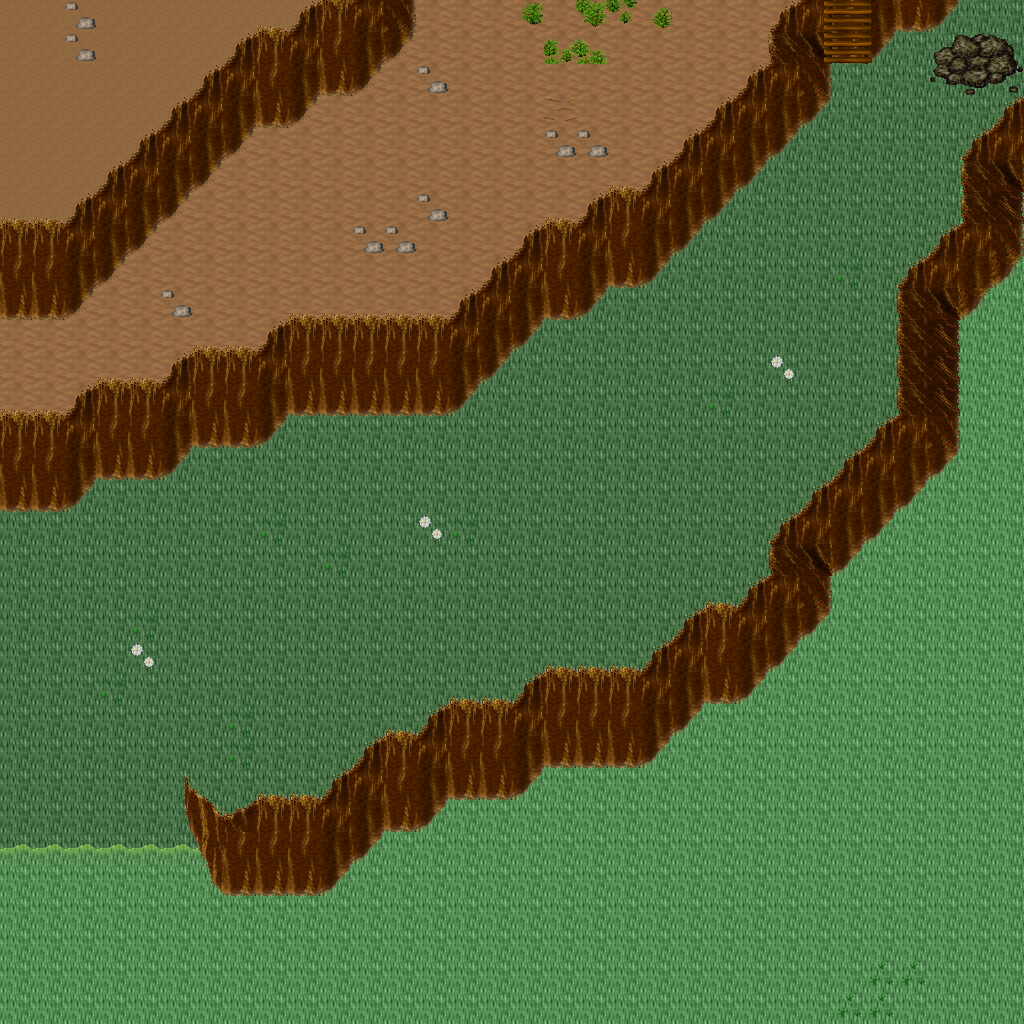

This is a level from a 2D game, rendered from its Tiled map with the project's own tilesets. A one-line summary and the map file follow, with tile-layer data summarised:
An orthogonal 32x32 tile map with 32x32 px tiles, 5 tile layers (Ground, Objects, Objects2, Above, ...), 1 hidden layer not drawn, 44 tilesets.

<map version="1.10" tiledversion="1.11.0" orientation="orthogonal" renderorder="right-down" width="32" height="32" tilewidth="32" tileheight="32" infinite="0" nextlayerid="11" nextobjectid="1">
 <tileset firstgid="1" name="logic_item_mushroom" tilewidth="32" tileheight="32" tilecount="6" columns="6">
  <image source="../drawable/logic_item_mushroom.png" width="192" height="32" />
 </tileset>
 <tileset firstgid="7" name="plant_tree_chestnut_tree" tilewidth="32" tileheight="32" tilecount="20" columns="4">
  <image source="../drawable/plant_tree_chestnut_tree.png" width="128" height="160" />
 </tileset>
 <tileset firstgid="27" name="plant_tree_oak_tree" tilewidth="32" tileheight="32" tilecount="20" columns="4">
  <image source="../drawable/plant_tree_oak_tree.png" width="128" height="160" />
 </tileset>
 <tileset firstgid="47" name="building_fence_stone_fence_white" tilewidth="32" tileheight="32" tilecount="9" columns="3">
  <image source="../drawable/building_fence_stone_fence_white.png" width="96" height="96" />
 </tileset>
 <tileset firstgid="56" name="building_gnome_homes" tilewidth="32" tileheight="32" tilecount="48" columns="6">
  <image source="../drawable/building_gnome_homes.png" width="192" height="256" />
 </tileset>
 <tileset firstgid="104" name="logic_creature_gnome" tilewidth="32" tileheight="32" tilecount="6" columns="6">
  <image source="../drawable/logic_creature_gnome.png" width="192" height="32" />
 </tileset>
 <tileset firstgid="110" name="logic_item_vegetable" tilewidth="32" tileheight="32" tilecount="16" columns="8">
  <image source="../drawable/logic_item_vegetable.png" width="256" height="64" />
 </tileset>
 <tileset firstgid="126" name="plant_stump_small_stump" tilewidth="32" tileheight="32" tilecount="4" columns="2">
  <image source="../drawable/plant_stump_small_stump.png" width="64" height="64" />
 </tileset>
 <tileset firstgid="130" name="object_birds" tilewidth="32" tileheight="32" tilecount="4" columns="2">
  <image source="../drawable/object_birds.png" width="64" height="64" />
 </tileset>
 <tileset firstgid="134" name="ground_earth_edges" tilewidth="32" tileheight="32" tilecount="18" columns="6">
  <image source="../drawable/ground_earth_edges.png" width="192" height="96" />
 </tileset>
 <tileset firstgid="152" name="ground_grass_corners" tilewidth="32" tileheight="32" tilecount="24" columns="6">
  <image source="../drawable/ground_grass_corners.png" width="192" height="128" />
 </tileset>
 <tileset firstgid="176" name="building_fence_fence_chunky" tilewidth="32" tileheight="32" tilecount="21" columns="3">
  <image source="../drawable/building_fence_fence_chunky.png" width="96" height="224" />
 </tileset>
 <tileset firstgid="197" name="plant_bush_hosta" tilewidth="32" tileheight="32" tilecount="9" columns="3">
  <image source="../drawable/plant_bush_hosta.png" width="96" height="96" />
 </tileset>
 <tileset firstgid="206" name="plant_tree_maple_tree" tilewidth="32" tileheight="32" tilecount="72" columns="8">
  <image source="../drawable/plant_tree_maple_tree.png" width="256" height="288" />
 </tileset>
 <tileset firstgid="278" name="ground_ground" tilewidth="32" tileheight="32" tilecount="33" columns="3">
  <image source="../drawable/ground_ground.png" width="96" height="352" />
 </tileset>
 <tileset firstgid="311" name="ground_ground_2" tilewidth="32" tileheight="32" tilecount="4" columns="4">
  <image source="../drawable/ground_ground_2.png" width="128" height="32" />
 </tileset>
 <tileset firstgid="315" name="ground_ridge_earth_dark" tilewidth="32" tileheight="32" tilecount="96" columns="12">
  <image source="../drawable/ground_ridge_earth_dark.png" width="384" height="256" />
 </tileset>
 <tileset firstgid="411" name="plant_grasses" tilewidth="32" tileheight="32" tilecount="6" columns="3">
  <image source="../drawable/plant_grasses.png" width="96" height="64" />
 </tileset>
 <tileset firstgid="417" name="ground_grass_edges" tilewidth="32" tileheight="32" tilecount="36" columns="12">
  <image source="../drawable/ground_grass_edges.png" width="384" height="96" />
 </tileset>
 <tileset firstgid="453" name="ground_green_paving" tilewidth="32" tileheight="32" tilecount="18" columns="3">
  <image source="../drawable/ground_green_paving.png" width="96" height="192" />
 </tileset>
 <tileset firstgid="471" name="ground_rock_pebbles" tilewidth="32" tileheight="32" tilecount="3" columns="1">
  <image source="../drawable/ground_rock_pebbles.png" width="32" height="96" />
 </tileset>
 <tileset firstgid="474" name="plant_flower_daisy_white" tilewidth="32" tileheight="32" tilecount="8" columns="2">
  <image source="../drawable/plant_flower_daisy_white.png" width="64" height="128" />
 </tileset>
 <tileset firstgid="482" name="plant_flower_daisy_blue" tilewidth="32" tileheight="32" tilecount="8" columns="2">
  <image source="../drawable/plant_flower_daisy_blue.png" width="64" height="128" />
 </tileset>
 <tileset firstgid="490" name="ground_ladder_vertical_dark" tilewidth="32" tileheight="32" tilecount="3" columns="3">
  <image source="../drawable/ground_ladder_vertical_dark.png" width="96" height="32" />
 </tileset>
 <tileset firstgid="493" name="plant_tree_tree_darkgreen" tilewidth="32" tileheight="32" tilecount="88" columns="8">
  <image source="../drawable/plant_tree_tree_darkgreen.png" width="256" height="352" />
 </tileset>
 <tileset firstgid="581" name="ground_rock_rock_cluster" tilewidth="32" tileheight="32" tilecount="6" columns="3">
  <image source="../drawable/ground_rock_rock_cluster.png" width="96" height="64" />
 </tileset>
 <tileset firstgid="587" name="ground_grass_corners" tilewidth="32" tileheight="32" tilecount="24" columns="6">
  <image source="../drawable/ground_grass_corners.png" width="192" height="128" />
 </tileset>
 <tileset firstgid="611" name="plant_bush_bushes" tilewidth="32" tileheight="32" tilecount="10" columns="5">
  <image source="../drawable/plant_bush_bushes.png" width="160" height="64" />
 </tileset>
 <tileset firstgid="621" name="plant_vine" tilewidth="32" tileheight="32" tilecount="3" columns="1">
  <image source="../drawable/plant_vine.png" width="32" height="96" />
 </tileset>
 <tileset firstgid="624" name="ground_ladder_horizontal_dark" tilewidth="32" tileheight="32" tilecount="3" columns="1">
  <image source="../drawable/ground_ladder_horizontal_dark.png" width="32" height="96" />
 </tileset>
 <tileset firstgid="627" name="logic_collision" tilewidth="32" tileheight="32" tilecount="1" columns="1">
  <image source="../drawable/logic_collision.png" width="32" height="32" />
 </tileset>
 <tileset firstgid="628" name="plant_tree_fir_trees" tilewidth="32" tileheight="32" tilecount="24" columns="6">
  <image source="../drawable/plant_tree_fir_trees.png" width="192" height="128" />
 </tileset>
 <tileset firstgid="652" name="plant_mosses" tilewidth="32" tileheight="32" tilecount="16" columns="4">
  <image source="../drawable/plant_mosses.png" width="128" height="128" />
 </tileset>
 <tileset firstgid="668" name="plant_mushroom3" tilewidth="32" tileheight="32" tilecount="2" columns="2">
  <image source="../drawable/plant_mushroom3.png" width="64" height="32" />
 </tileset>
 <tileset firstgid="670" name="building_wizards_tower" tilewidth="32" tileheight="32" tilecount="252" columns="9">
  <image source="../drawable/building_wizards_tower.png" width="288" height="896" />
 </tileset>
 <tileset firstgid="922" name="plant_tree_evergreen" tilewidth="32" tileheight="32" tilecount="36" columns="3">
  <image source="../drawable/plant_tree_evergreen.png" width="96" height="384" />
 </tileset>
 <tileset firstgid="958" name="logic_portal" tilewidth="32" tileheight="32" tilecount="24" columns="8">
  <image source="../drawable/logic_portal.png" width="256" height="96" />
 </tileset>
 <tileset firstgid="982" name="logic_protection" tilewidth="32" tileheight="32" tilecount="2" columns="2">
  <image source="../drawable/logic_protection.png" width="64" height="32" />
 </tileset>
 <tileset firstgid="984" name="logic_item_herb" tilewidth="32" tileheight="32" tilecount="5" columns="5">
  <image source="../drawable/logic_item_herb.png" width="160" height="32" />
 </tileset>
 <tileset firstgid="989" name="plant_bush_large_green" tilewidth="32" tileheight="32" tilecount="9" columns="3">
  <image source="../drawable/plant_bush_large_green.png" width="96" height="96" />
 </tileset>
 <tileset firstgid="998" name="light_dim_light_5x5" tilewidth="32" tileheight="32" tilecount="25" columns="5">
  <image source="../drawable/light_dim_light_5x5.png" width="160" height="160" />
 </tileset>
 <tileset firstgid="1023" name="furniture_light_small_oil_lamp" tilewidth="32" tileheight="32" tilecount="8" columns="2">
  <image source="../drawable/furniture_light_small_oil_lamp.png" width="64" height="128" />
 </tileset>
 <tileset firstgid="1031" name="item_banners_flag" tilewidth="32" tileheight="32" tilecount="12" columns="3">
  <image source="../drawable/item_banners_flag.png" width="96" height="128" />
 </tileset>
 <tileset firstgid="1043" name="item_flagpole" tilewidth="32" tileheight="32" tilecount="3" columns="1">
  <image source="../drawable/item_flagpole.png" width="32" height="96" />
 </tileset>
 <layer id="1" name="Ground" width="32" height="32">
  <data>[1024 cells, 1024 non-empty, 4 distinct tile ids]</data>
 </layer>
 <layer id="2" name="Objects" width="32" height="32">
  <data>[1024 cells, 331 non-empty, 24 distinct tile ids]</data>
 </layer>
 <layer id="3" name="Objects2" width="32" height="32">
  <data>[1024 cells, 35 non-empty, 22 distinct tile ids]</data>
 </layer>
 <layer id="4" name="Above" width="32" height="32">
  <data>[1024 cells, 0 non-empty, 0 distinct tile ids]</data>
 </layer>
 <layer id="5" name="Above2" width="32" height="32">
  <data>[1024 cells, 0 non-empty, 0 distinct tile ids]</data>
 </layer>
 <layer id="6" name="Walkable" width="32" height="32" visible="0">
  <data>[1024 cells, 254 non-empty, 1 distinct tile ids]</data>
 </layer>
 <objectgroup id="7" name="Mapevents" />
 <objectgroup id="8" name="Spawn" />
 <objectgroup id="9" name="Keys" />
 <objectgroup id="10" name="Replace" />
</map>
